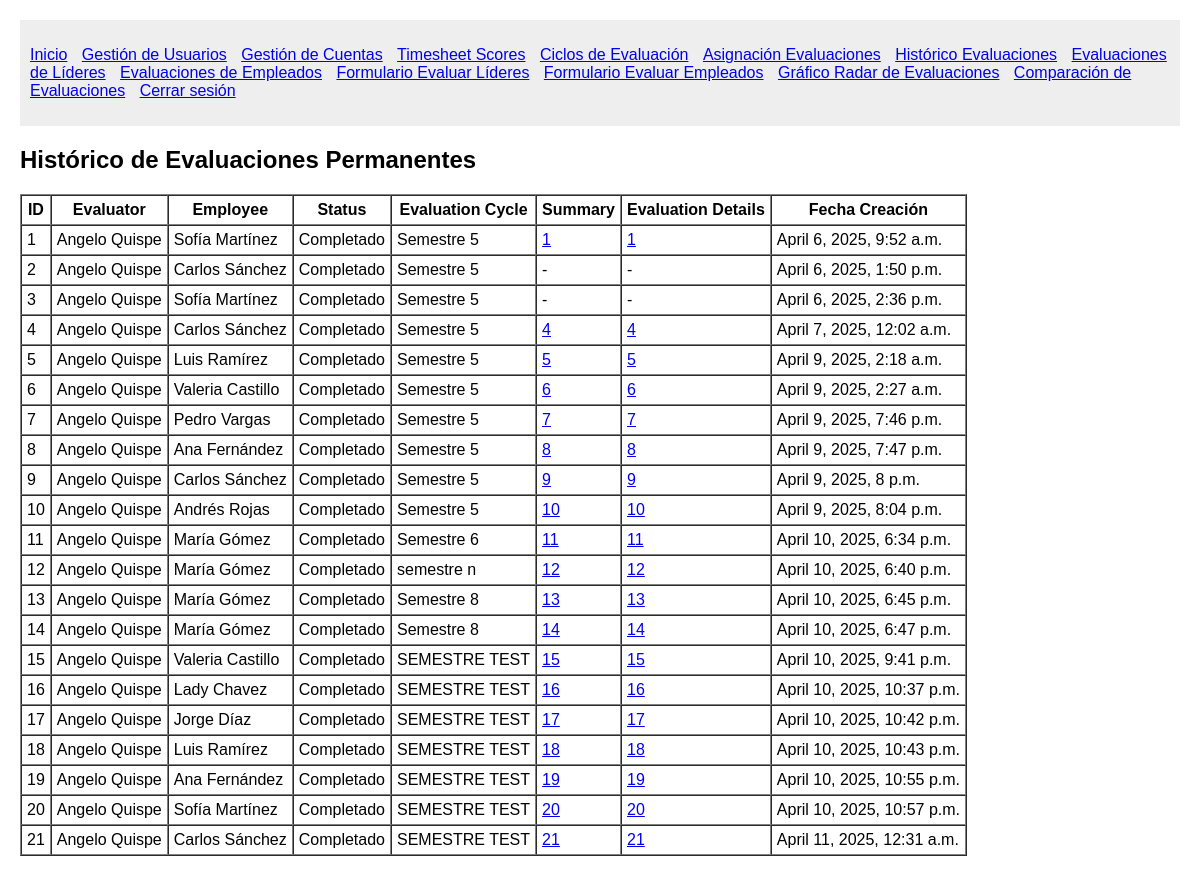
Before: /permanent_assignments/ (signed in) with the older database file.
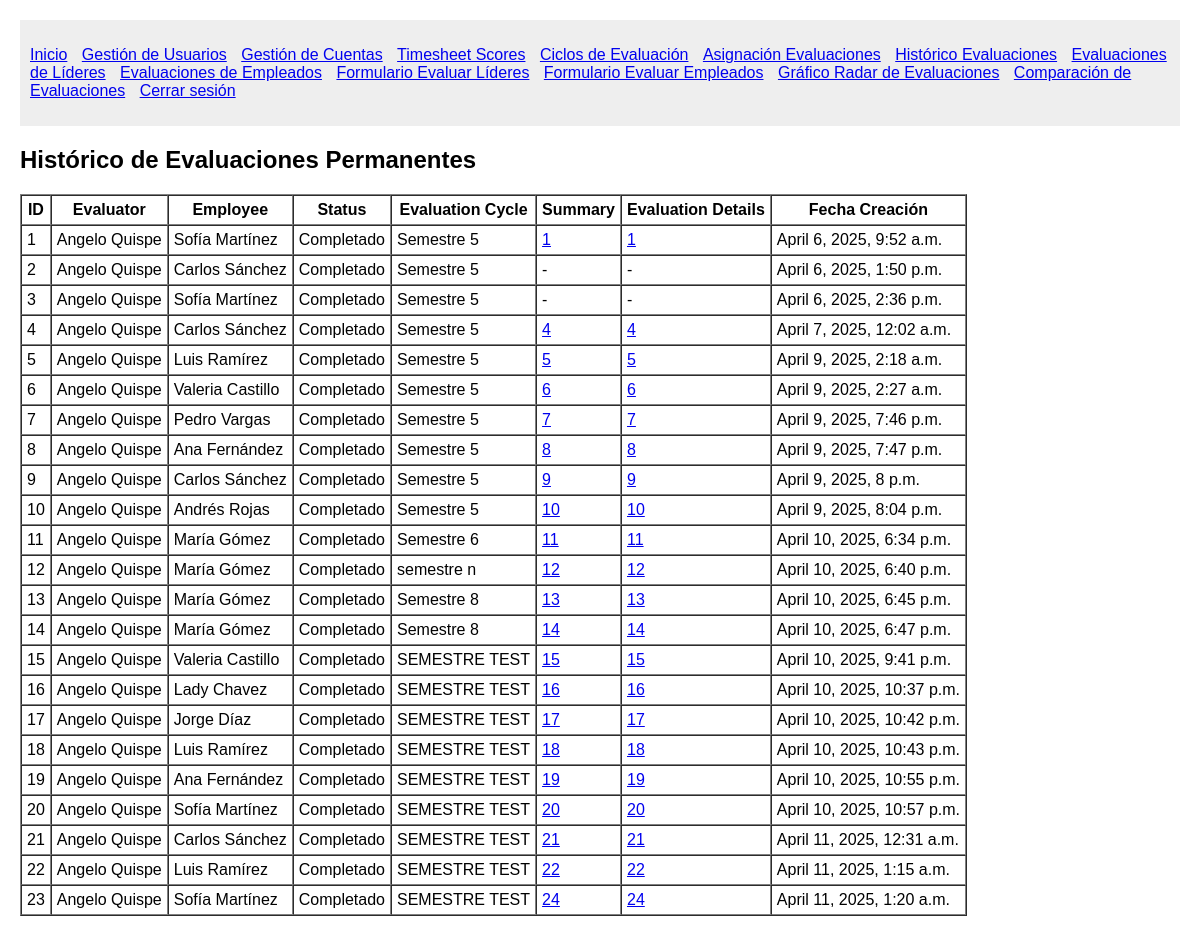
After: the same page with the newer database file.
### System/models.py (models this page shows)
class Permanent_EvaluationAssignment(models.Model):
    evaluator = models.ForeignKey(Usuario, on_delete=models.CASCADE, related_name='permanent_evaluator_assignments')
    employee = models.ForeignKey(Usuario, on_delete=models.CASCADE, related_name='permanent_employee_assignments')
    status = models.CharField(max_length=50)
    created_at = models.DateTimeField(auto_now_add=True)
    summary = models.ForeignKey(Summary, on_delete=models.CASCADE, null=True, blank=True)
    evaluation_details = models.ForeignKey(EvaluationDetails, on_delete=models.CASCADE, null=True, blank=True)
    evaluation_cycle = models.CharField(max_length=50)

class Usuario(models.Model):
    first_name = models.CharField(max_length=50)
    middle_name = models.CharField(max_length=50, blank=True, null=True)
    last_name = models.CharField(max_length=50)
    second_last_name = models.CharField(max_length=50, blank=True, null=True)
    user_type = models.CharField(max_length=50)
    position = models.ForeignKey(Position, on_delete=models.PROTECT)

class Summary(models.Model):
    employee = models.ForeignKey(Usuario, on_delete=models.CASCADE, related_name='employee_summaries')
    evaluator = models.ForeignKey(Usuario, on_delete=models.CASCADE, related_name='evaluator_summaries')
    R = models.FloatField() # Ponderado Responsabilidades de la posición
    L = models.FloatField(blank=True, null=True) # Ponderado Responsabilidades por liderazgo
    H = models.FloatField() # Ponderado Habilidades
    E = models.FloatField() # Ponderado Enfoque
    C = models.FloatField() # Ponderado Competencia Técnica
    M = models.FloatField() # Ponderado Metas y Resultados
    V = models.FloatField() # Ponderado Valores Corporativos
    final_score = models.FloatField() # Suma de ponderados
    performance_level = models.CharField(max_length=50)
    evaluation_type = models.CharField(max_length=50)
    created_at = models.DateTimeField(auto_now_add=True)
    position = models.ForeignKey(Position, on_delete=models.PROTECT)

class EvaluationDetails(models.Model):
    R1 = models.IntegerField()
    R2 = models.IntegerField()
    R3 = models.IntegerField()
    R4 = models.IntegerField()
    R5 = models.IntegerField()
    R_comments = models.TextField(blank=True, null=True)
    L1 = models.IntegerField(blank=True, null=True)
    L2 = models.IntegerField(blank=True, null=True)
    L3 = models.IntegerField(blank=True, null=True)
    L4 = models.IntegerField(blank=True, null=True)
    L5 = models.IntegerField(blank=True, null=True)
    L_comments = models.TextField(blank=True, null=True)
    H1 = models.IntegerField()
    H2 = models.IntegerField()
    H3 = models.IntegerField()
    H4 = models.IntegerField()
    H5 = models.IntegerField()
    H_comments = models.TextField(blank=True, null=True)
    E1 = models.IntegerField()
    E2 = models.IntegerField()
    E3 = models.IntegerField()
    E4 = models.IntegerField()
    E_comments = models.TextField(blank=True, null=True)
    C1 = models.IntegerField()
    C2 = models.IntegerField()
    C3 = models.IntegerField()
    C4 = models.IntegerField()
    C5 = models.IntegerField()
    C6 = models.IntegerField()
    C_comments = models.TextField(blank=True, null=True)
    M1 = models.IntegerField()
    M2 = models.IntegerField()
    M_comments = models.TextField(blank=True, null=True)
    V1 = models.IntegerField()
    V2 = models.IntegerField()
    V3 = models.IntegerField()
    V4 = models.IntegerField()
    V5 = models.IntegerField()
    V_comments = models.TextField(blank=True, null=True)
    final_comments = models.TextField(blank=True, null=True)

### System/views.py (the view)
# urls.py: path('permanent_assignments/', views.list_permanent_assignments, name='list_permanent_assignments'),
@login_required
def list_permanent_assignments(request):
    assignments = Permanent_EvaluationAssignment.objects.all()
    return render(request, 'System/manage_permanent_assignments.html', {'assignments': assignments})

### System/views.py (called while the page is built)
def login_required(view_func):
    @wraps(view_func)
    def wrapped_view(request, *args, **kwargs):
        if not request.session.get('user_id'):
            return redirect('login')
        return view_func(request, *args, **kwargs)
    return wrapped_view

### System/templates/System/manage_permanent_assignments.html (shortened to what this page needs)
{% extends 'System/base.html' %}
{% load static %}
{% block content %}
    <h2>Histórico de Evaluaciones Permanentes</h2>
    <table border="1" cellspacing="0" cellpadding="5">
        <thead>
            <tr>
                <th>ID</th>
                <th>Evaluator</th>
                <th>Employee</th>
                <th>Status</th>
                <th>Evaluation Cycle</th>
                <th>Summary</th>
                <th>Evaluation Details</th>
                <th>Fecha Creación</th>
            </tr>
        </thead>
        <tbody>
            {% for assign in assignments %}
                <tr>
                    <td>{{ assign.id }}</td>
                    <td>{{ assign.evaluator.first_name }} {{ assign.evaluator.last_name }}</td>
                    <td>{{ assign.employee.first_name }} {{ assign.employee.last_name }}</td>
                    <td>{{ assign.status }}</td>
                    <td>{{ assign.evaluation_cycle }}</td>
                    <td>
                        {% if assign.summary %}
                            <a href="{% url 'detail_summary' assign.summary.id %}">{{ assign.summary.id }}</a>
                        {% else %}
                            -
                        {% endif %}
                    </td>
                    <td>
                        {% if assign.evaluation_details %}
                            <a href="{% url 'detail_evaluation_details' assign.evaluation_details.id %}">{{ assign.evaluation_details.id }}</a>
                        {% else %}
                            -
                        {% endif %}
                    </td>
                    <td>{{ assign.created_at }}</td>
                </tr>
            {% empty %}
                <tr>
                    <td colspan="8">No hay registros históricos.</td>
                </tr>
            {% endfor %}
        </tbody>
    </table>
{% endblock %}

Changed rows visible on the page:
added Permanent_EvaluationAssignment: id "22", evaluator.first_name "Angelo", evaluator.last_name "Quispe", employee.first_name "Luis", employee.last_name "Ramírez", status "Completado", evaluation_cycle "SEMESTRE TEST", summary.id "22", evaluation_details.id "22", created_at "April 11, 2025, 1:15 a.m."
added Permanent_EvaluationAssignment: id "23", evaluator.first_name "Angelo", evaluator.last_name "Quispe", employee.first_name "Sofía", employee.last_name "Martínez", status "Completado", evaluation_cycle "SEMESTRE TEST", summary.id "24", evaluation_details.id "24", created_at "April 11, 2025, 1:20 a.m."
